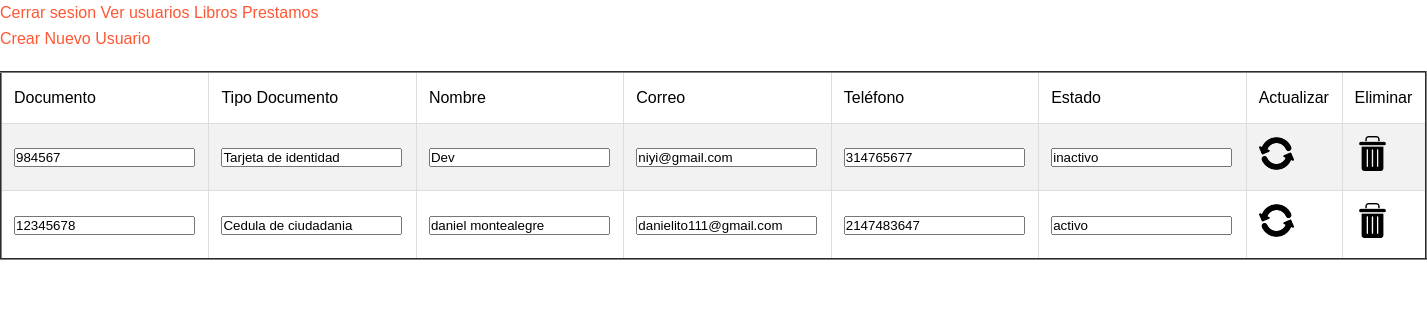
Screenshot of /admin/ver_usu.php (signed in) with the database file from the repository.
### tables this page shows
CREATE TABLE `usuarios` (
  `documento` bigint(11) NOT NULL,
  `tipo_documento` int(11) NOT NULL,
  `nombre` text NOT NULL,
  `correo` varchar(250) NOT NULL,
  `passw` varchar(500) NOT NULL,
  `telefono` int(10) NOT NULL,
  `id_rol` int(11) NOT NULL,
  `nit_biblioteca` int(11) DEFAULT NULL,
  `id_estado` int(11) NOT NULL
);

CREATE TABLE `tipo_documento` (
  `id_tipo` int(11) NOT NULL,
  `tipo_documento` text NOT NULL
);

CREATE TABLE `estado` (
  `id_estado` int(11) NOT NULL,
  `estado` text NOT NULL
);

### admin/ver_usu.php (the view, shortened to what this page needs)
<?php
$conex = new database;
$con = $conex->conectar();
?>
<!DOCTYPE html>
<html lang="es">
<head>
  <link rel="stylesheet" href="../css/styles_admin.css">
</head>
<body>
  <a href="crear_usuario.php">Crear Nuevo Usuario</a>
  <table border="2">
    <tr>
      <td>Documento</td>
      <td>Tipo Documento</td>
      <td>Nombre</td>
      <td>Correo</td>
      <td>Teléfono</td>
      <td>Estado</td>
      <td>Actualizar</td>
      <td>Eliminar</td>
    </tr>
    <?php
    $sql = $con->prepare("
      SELECT usuarios.documento, tipo_documento.tipo_documento AS tipo_doc_nombre, usuarios.nombre,
             usuarios.correo, usuarios.telefono, estado.estado
      FROM usuarios
      INNER JOIN tipo_documento ON usuarios.tipo_documento = tipo_documento.id_tipo
      INNER JOIN estado ON usuarios.id_estado = estado.id_estado
      WHERE usuarios.id_rol = 2
    ");
    $sql->execute();
    $usuarios = $sql->fetchAll(PDO::FETCH_ASSOC);
    foreach ($usuarios as $usuario) {
    ?>
      <tr>
        <td><input type="text" readonly value="<?php echo $usuario['documento']; ?>"></td>
        <td><input type="text" readonly value="<?php echo $usuario['tipo_doc_nombre']; ?>"></td>
        <td><input type="text" readonly value="<?php echo $usuario['nombre']; ?>"></td>
        <td><input type="text" readonly value="<?php echo $usuario['correo']; ?>"></td>
        <td><input type="text" readonly value="<?php echo $usuario['telefono']; ?>"></td>
        <td><input type="text" readonly value="<?php echo $usuario['estado']; ?>"></td>
        <td>
        <a href="" onclick="window.open('actualizar.php?documento=<?php echo $usuario['documento']; ?>', '', 'width=600,height=500,toolbar=NO'); return false;">
        <img src="../img/actualizar.png" width="35" height="35">
          </a>
        </td>
        <td>
          <a href="delete_user.php?documento=<?php echo $usuario['documento']; ?>"
            onclick="return confirm('¿Desea eliminar el registro?')">
              <img src="../img/eliminar.png" width="35" height="35">
          </a>
       </td>
      </tr>
    <?php
    }
    ?>
  </table>
</body>
</html>

### css/styles_admin.css (style rules this page uses)
* { margin: 0; padding: 0; box-sizing: border-box; }
body { font-family: Arial, sans-serif; line-height: 1.6; }
table { width: 100%; border-collapse: collapse; margin: 20px 0; }
table td, table th { padding: 12px; border: 1px solid #ddd; text-align: left; }
tr:nth-child(even) { background-color: #f2f2f2; }
a { color: #FF5733; text-decoration: none; font-size: 16px; }

### rows the page displays
usuarios: documento "984567", tipo_documento.tipo_documento "Tarjeta de identidad", nombre "Dev", correo "niyi@gmail.com", telefono "314765677", id_estado.estado "inactivo"
usuarios: documento "12345678", tipo_documento.tipo_documento "Cedula de ciudadania", nombre "daniel montealegre", correo "danielito111@gmail.com", telefono "2147483647", id_estado.estado "activo"
